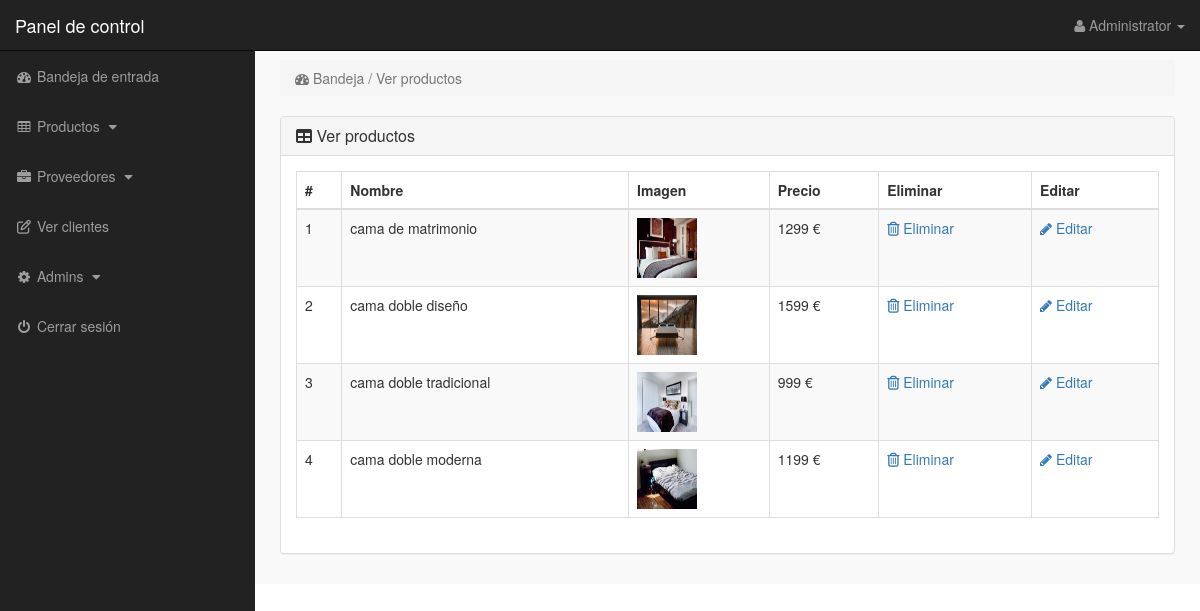
Page /admin_area/index.php?view_products (signed in) on the committed database.
### tables this page shows
CREATE TABLE `products` (
  `product_id` int(10) NOT NULL AUTO_INCREMENT,  
  `product_title` text NOT NULL, 
  `product_img` text NOT NULL,  
  `product_price` int(10) NOT NULL,  
  `product_desc` text NOT NULL,
  `product_featured` boolean NOT NULL DEFAULT false,
  `manufacturer_id` int(10) NOT NULL,
  PRIMARY KEY (`product_id`)
);

### admin_area/view_products.php (the view)
<?php
if (!isset($_SESSION['admin_email'])) {
    echo "<script>window.open('login.php','_self')</script>";
} else {
?>
    <div class="row">
        <div class="col-lg-12">
            <ol class="breadcrumb">
                <li class="active">
                    <i class="fa fa-dashboard"></i> Bandeja / Ver productos
                </li>
            </ol>
        </div>
    </div>
    <div class="row">
        <div class="col-lg-12">
            <div class="panel panel-default">
                <div class="panel-heading">
                    <h3 class="panel-title">
                        <i class="fa-solid fa-table"></i></i> Ver productos
                    </h3>
                </div>
                <div class="panel-body">
                    <div class="table-responsive">
                        <table class="table table-bordered table-hover table-striped">
                            <thead>
                                <tr>
                                    <th>#</th>
                                    <th>Nombre</th>
                                    <th>Imagen</th>
                                    <th>Precio</th>
                                    <th>Eliminar</th>
                                    <th>Editar</th>
                                </tr>
                            </thead>
                            <tbody>
                                <?php
                                $i = 0;
                                $get_pro = "select * from products";
                                $run_pro = mysqli_query($db, $get_pro);
                                while ($row_pro = mysqli_fetch_array($run_pro)) {
                                    $pro_id = $row_pro['product_id'];
                                    $pro_title = $row_pro['product_title'];
                                    $pro_image = $row_pro['product_img'];
                                    $pro_price = $row_pro['product_price'];
                                    $i++;
                                ?>
                                    <tr>
                                        <td><?php echo $i; ?></td>
                                        <td><?php echo $pro_title; ?></td>
                                        <td><img src="/E-commerce CARVAL/assets/images/<?php echo $pro_image; ?>" width="60" height="60"></td>
                                        <td><?php echo $pro_price; ?> €</td>
                                        <td>
                                            <a href="index.php?delete_product=<?php echo $pro_id; ?>">
                                                <i class="fa fa-trash-o"> </i> Eliminar
                                            </a>
                                        </td>
                                        <td>
                                            <a href="index.php?edit_product=<?php echo $pro_id; ?>">
                                                <i class="fa fa-pencil"> </i> Editar
                                            </a>
                                        </td>
                                    </tr>
                                <?php } ?>
                            </tbody>
                        </table>
                    </div>
                </div>
            </div>
        </div>
    </div>
<?php } ?>

### admin_area/includes/sidebar.php (shortened to what this page needs)
<?php
if(!isset($_SESSION['admin_email'])){
echo "<script>window.open('login.php','_self')</script>";
}
else {
?>
<nav class="navbar navbar-inverse navbar-fixed-top" >
<div class="navbar-header" >
<a class="navbar-brand" href="index.php?dashboard" >Panel de control</a>
</div>
<ul class="nav navbar-right top-nav" >
<li class="dropdown" >
<a href="#" class="dropdown-toggle" data-toggle="dropdown" >
<i class="fa fa-user" ></i>
<?php echo $admin_name; ?> <b class="caret" ></b>
</a>
</li>
</ul>
<div class="collapse navbar-collapse navbar-ex1-collapse">
<ul class="nav navbar-nav side-nav">
<li>
<a href="index.php?dashboard">
<i class="fa fa-fw fa-dashboard"></i> Bandeja de entrada
</a>
</li>
<li>
<a href="#" data-toggle="collapse" data-target="#products">
<i class="fa fa-fw fa-table"></i> Productos
<i class="fa fa-fw fa-caret-down"></i>
</a>
</li>
<li>
<a href="#" data-toggle="collapse" data-target="#manufacturers">
<i class="fa fa-fw fa-briefcase"></i> Proveedores
<i class="fa fa-fw fa-caret-down"></i>
</a>
</li>
<li>
<a href="index.php?view_customers">
<i class="fa fa-fw fa-edit"></i> Ver clientes
</a>
</li>
<li>
<a href="#" data-toggle="collapse" data-target="#users">
<i class="fa fa-fw fa-gear"></i> Admins
<i class="fa fa-fw fa-caret-down"></i>
</a>
</li>
<li>
<a href="logout.php">
<i class="fa fa-fw fa-power-off"></i> Cerrar sesión
</a>
</li>
</ul>
</div>
</nav>
<?php } ?>

### admin_area/css/style.css (style rules this page uses)
body { margin-top:100px; }
@media (min-width: 768px) { body { margin-top:50px; } }
.top-nav { padding:0 15px; }
.top-nav>li { display:inline-block; float:left; }
.top-nav>li>a { padding-top:15px; padding-bottom:15px; line-height:20px; color:#999; }
@media (min-width: 768px) { .side-nav { position:fixed; top:51px; width:255px; border-radius:0; overflow-y:auto; background-color: #222; bottom:0; overflow-x:hidden; padding-bottom:40px; } }
@media (min-width: 768px) { .side-nav>li>a { width:255px; } }
.panel-body { border-radius:5px; }

### rows in the picture
products: product_title "cama de matrimonio", product_img (picture), product_price "1299"
products: product_title "cama doble diseño", product_img (picture), product_price "1599"
products: product_title "cama doble tradicional", product_img (picture), product_price "999"
products: product_title "cama doble moderna", product_img (picture), product_price "1199"

### other values in the picture
$admin_name "Administrator"
